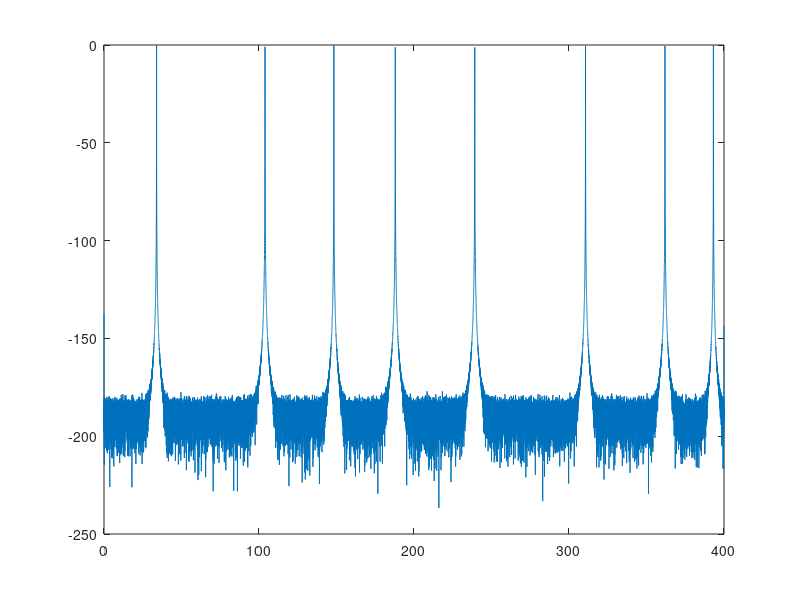

Reproduce this figure in MATLAB.
clear all;
close all;

% Number of lanes.
L = 4;

% Number of channels.
N = 8;

% Sampling frequency.
fclk = 100e6;
fs = fclk*L;
ts = 1/fs;

% Channel center.
fc = fs/N;

% Channel bandwidth.
fb = fs/(N/2);

% Frequency shift range.
fshift = fb/3;

% Input signal.
M = 50000;
n = 0:M-1;
x = zeros(1,M);
for k=0:N-1
    f = fshift*(rand(1)-0.5);
    ff = k*fc + f;
    w = 2*pi*ff/fs;
    x = x + cos(w*n) + 1j*sin(w*n);
end

x = 30000*x/max(x);
x = x + 0.001*rand(1,length(x));

% Write data into file.
fid = fopen('data_iq.txt','w');
for i=1:length(x)
    a = x(i);
    fprintf(fid,'%d,%d\n',fix(real(x(i))),fix(imag(x(i))));
end
fclose(fid);

% Spectrum.
hh = hanning(length(x));
X = abs(fft(x.*hh.'));
F = 0:length(X)-1;
F = F/length(F);
figure; plot(F*fs/1000/1000,20*log10(X/max(X)))